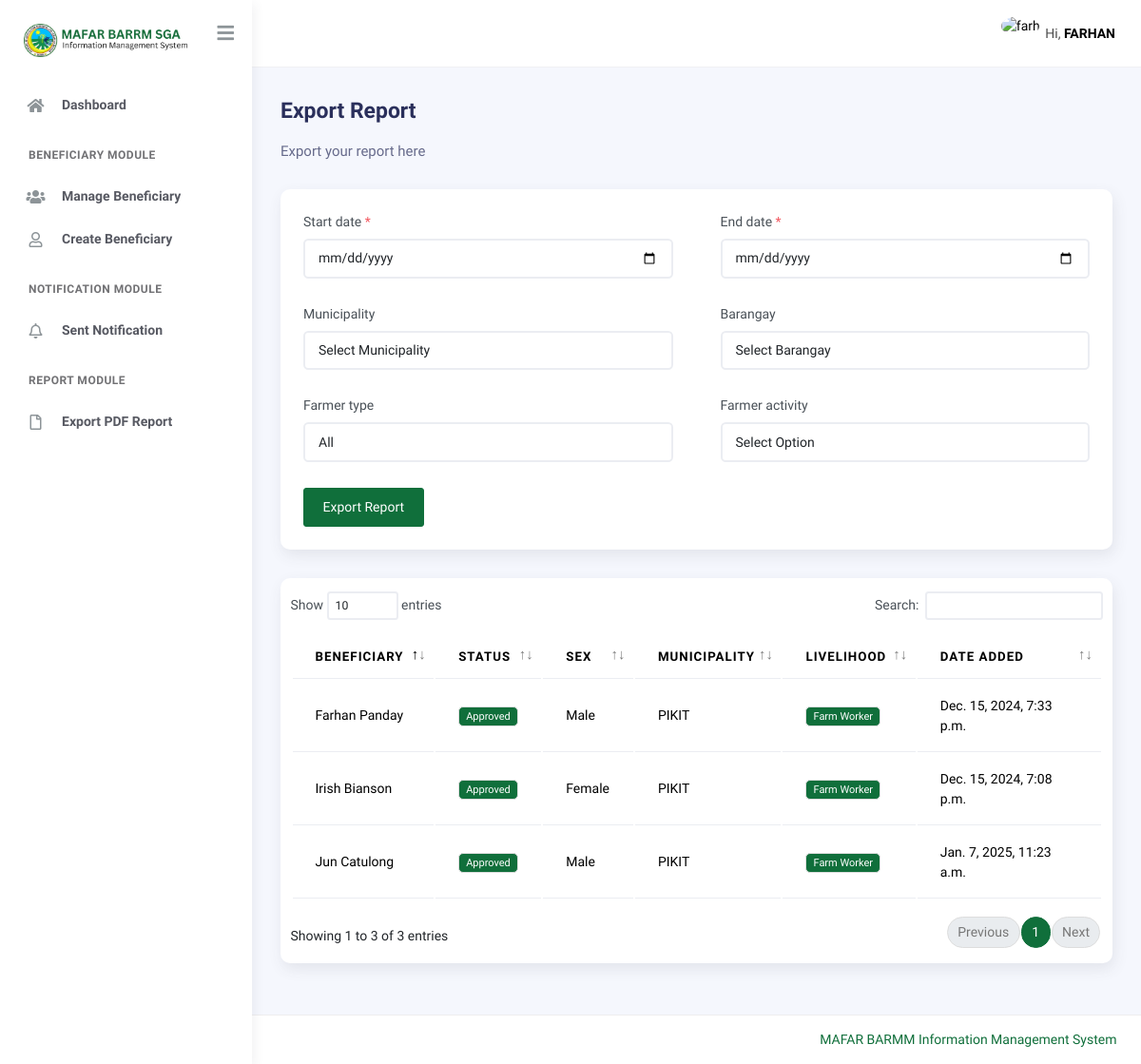
The app's page /mafar/report (signed in), older data.
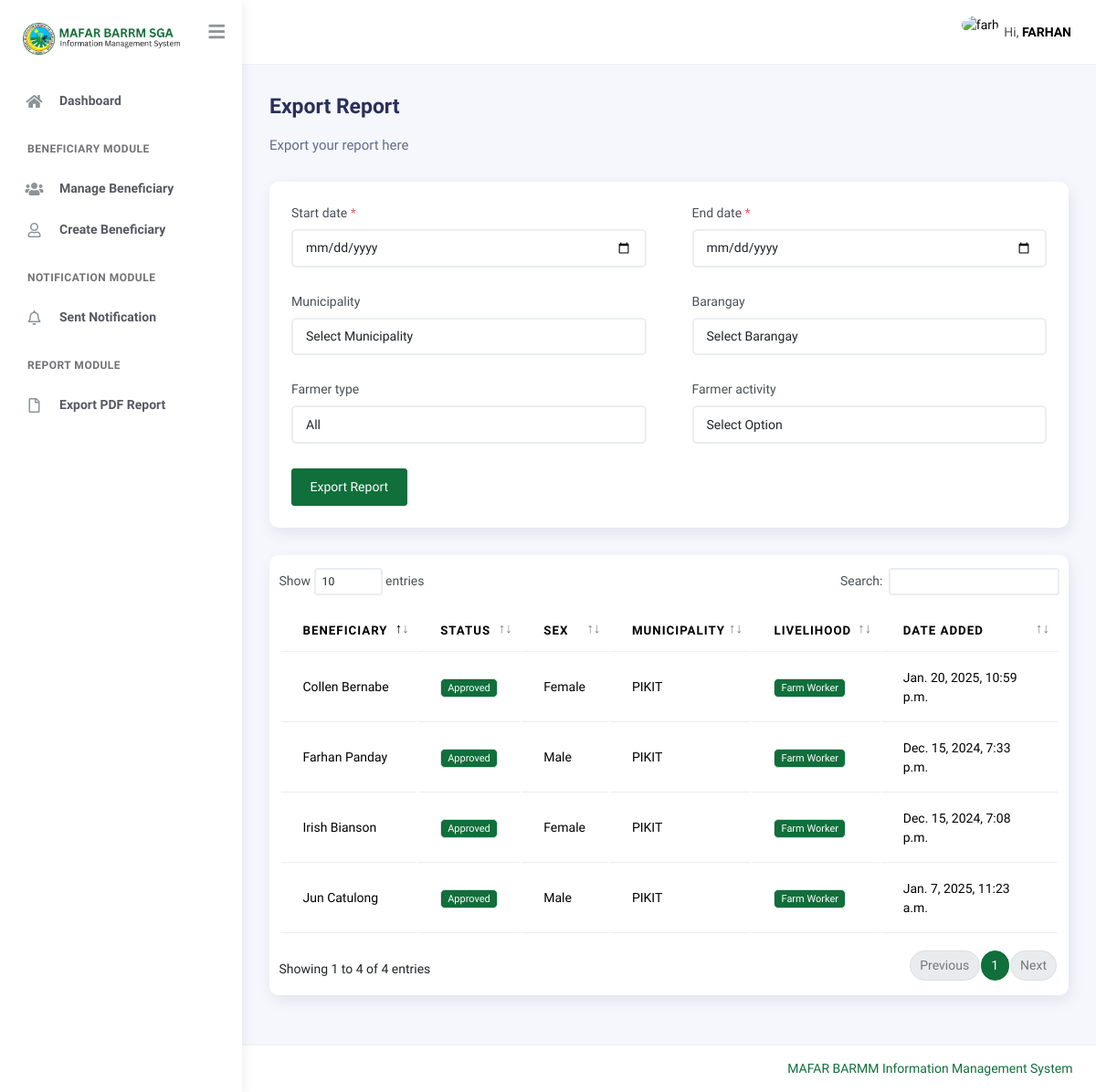
The same page, newer data.
### main/models.py (models this page shows, shortened)
class Municpality(models.Model):
    municipality = models.CharField(max_length=255)
    date_added = models.DateTimeField(auto_now_add=True)
    class Meta:
        verbose_name_plural = "Municipality"
        verbose_name = "Municipality"
    def __str__(self) -> str:
        return self.municipality

class Barangay(models.Model):
    municipality = models.ForeignKey('Municpality', on_delete=models.CASCADE, blank=True, null=True)
    barangay = models.CharField(max_length=255)
    date_added = models.DateTimeField(auto_now_add=True)
    class Meta:
        verbose_name_plural = "Barangay"
        verbose_name = "Barangay"
    def __str__(self) -> str:
        return self.barangay

class FarmProfile(models.Model):
    MAIN_LIVELIHOOD = (
        ("Farmer", "Farmer"),
        ("Farm Worker", "Farm Worker"),
        ("Agri Youth", "Agri Youth"),
    )
    FARMER = (
        ("Rice", "Rice"),
        ("Corn", "Corn"),
        ("Other Crops", "Other Crops"),
        ("Livestock", "Livestock"),
        ("Poultry", "Poultry"),
    )
    FARM_WORKER = (
        ("Land Preparation", "Land Preparation"),
        ("Planting", "Planting"),
        ("Cultivation", "Cultivation"),
        ("Harvesting", "Harvesting"),
        ("Others", "Others"),
    )
    AGRIYOUTH_WORKER = (
        ("1", "Part of a farming household"),
        ("2", "Attending/attended formal agri-fishery related course"),
        ("3", "Attending/attended non-formal agri-fishery related course"),
        ("4", "Participated in any agricultural activity/program."),
        ("5", "Others"),
    )
    related_to = models.ForeignKey(PersonalInformation, on_delete=models.CASCADE)
    main_livelihood = models.CharField(max_length=255, choices=MAIN_LIVELIHOOD)
    activity_farmer = models.CharField(
        max_length=50, choices=FARMER, null=True, blank=True
    )
    specific_farming_activity = models.CharField(max_length=50, null=True, blank=True)
    activity_farmworker = models.CharField(
        max_length=50, choices=FARM_WORKER, null=True, blank=True
    )
    specific_farmworker_activity = models.CharField(
        max_length=50, null=True, blank=True
    )
    activity_agriyouth = models.CharField(
        max_length=50, choices=AGRIYOUTH_WORKER, null=True, blank=True
    )
    specific_agriyouth_activity = models.CharField(max_length=50, null=True, blank=True)
    status = models.CharField(
        max_length=100,
        default="Pending",
        null=True,
        blank=True,
        choices=(
            ("Pending", "Pending"),
            ("Approved", "Approved"),
            ("Disapproved", "Disapproved"),
        ),
    )
    reason = models.TextField(max_length=255, blank=True, null=True, help_text="Reason why disapproved")
    date_added = models.DateTimeField(auto_now_add=True)
    class Meta:
        verbose_name = "Farm Profile"
        verbose_name_plural = "Farm Profiles"

class PersonalInformation(models.Model):
    EXTENSIONS = (
        ("None", "None"),
        ("Sr.", "Sr."),
        ("Jr.", "Jr."),
    )
    GENDER = (("Male", "Male"), ("Female", "Female"))
    HIGHEST_EDUCATION = (
        ("Pre-school", "Pre-school"),
        ("Elementary", "Elementary"),
        ("High School", "High School"),
        ("Junior High School", "Junior High School"),
        ("Senior High School", "Senior High School"),
        ("College", "College"),
        ("Vocational", "Vocational"),
        ("Post-graduate", "Post-graduate"),
        ("None", "None"),
    )
    RELIGION = (
        ("Christianity", "Christianity"),
        ("Islam", "Islam"),
        ("Others", "Others"),
    )
    CIVIL_STATUS = (
        ("Single", "Single"),
        ("Married", "Married"),
        ("Widowed", "Widowed"),
        ("Separated", "Separated"),
    )
    RELATIONSHIP = (
        ("Mother", "Mother"),
        ("Father", "Father"),
    )
    firstname = models.CharField(
        max_length=255, help_text="Beneficiary first name", db_index=True
    )
    middlename = models.CharField(
        max_length=255, help_text="Beneficiary middle name", db_index=True, blank=True, null=True,
    )
    lastname = models.CharField(
        max_length=255, help_text="Beneficiary last name", db_index=True
    )
    extension = models.CharField(
        max_length=255,
        help_text="Extension",
        choices=EXTENSIONS,
        db_index=True,
        null=True,
        blank=True,
    )
    gender = models.CharField(max_length=255, help_text="Gender", choices=GENDER)
    purok = models.CharField(max_length=255, help_text="Purok")
    municipality = models.ForeignKey(
        Municpality, on_delete=models.CASCADE, help_text="Municipality"
    )
    barangay = models.ForeignKey(
        Barangay, on_delete=models.CASCADE, help_text="Barangay"
    )
    street = models.CharField(max_length=255, help_text="Street")
    province = models.CharField(max_length=255, help_text="Province")
    region = models.CharField(max_length=255, help_text="Region")
    mobile_number = models.CharField(max_length=11, help_text="Mobile Number",unique=True)
    landline_number = models.CharField(
        max_length=255, help_text="Landline Number", blank=True, null=True
    )
    dob = models.CharField(max_length=255, help_text="Date of Birth")
    pob = models.CharField(max_length=255, help_text="Place of Birth")
    provice_place_of_birth = models.CharField(
        max_length=255, help_text="Provice Place Of Birth"
    )
    country = models.CharField(max_length=255)
    education = models.CharField(
        max_length=255, help_text="Highest Formal Education", choices=HIGHEST_EDUCATION
    )
    is_pwd = models.BooleanField(default=False, help_text="Person with disability")
    is_fourps = models.BooleanField(default=False, help_text="4P's Beneficiary")
    is_member_in_ip = models.BooleanField(
        default=False, help_text="Member of an Indigenous Group"
    )
    is_household_head = models.BooleanField(default=False, help_text="Household head")
    is_with_government_id = models.BooleanField(
        default=False, help_text="Government ID"
    )
    is_member_in_any_cooperative = models.BooleanField(
        default=False, help_text="Member in any cooperative"
    )
    member_in_ip_specific = models.CharField(
        max_length=255, help_text="Specific Indigenous Group", null=True, blank=True
    )
    religion = models.CharField(
        max_length=255, choices=RELIGION, help_text="Region you belong"
    )
    civil_status = models.CharField(
        max_length=255, choices=CIVIL_STATUS, help_text="Civil status"
    )
    name_of_spouse_if_married = models.CharField(
        max_length=255, null=True, blank=True, help_text="Name of spouse if married"
    )
    mother_maiden_name = models.CharField(
        max_length=255, help_text="Mother maiden name"
    )
    name_of_household_head = models.CharField(
        max_length=255, help_text="Name of Household", blank=True, null=True
    )
    relationship = models.CharField(
        max_length=255,
        choices=RELATIONSHIP,
        null=True,
        blank=True,
        help_text="Relationship",
    )
    number_of_living_household = models.IntegerField(
        default=0, null=True, blank=True, help_text="No. of living in your household"
    )
    number_of_male = models.IntegerField(
        default=0, null=True, blank=True, help_text="No. of male in your household"
    )
    number_of_female = models.IntegerField(
        default=0, null=True, blank=True, help_text="No. of female in your household"
    )
    type_of_id = models.CharField(
        max_length=255, null=True, blank=True, help_text="What type of ID you have?"
    )
    id_number = models.CharField(
        max_length=255, null=True, blank=True, help_text="Enter your ID number"
    )
    specify_cooperative = models.CharField(
        max_length=255,
        null=True,
        blank=True,
        help_text="Specify what cooperative you are member with",
    )
    person_to_notify = models.CharField(max_length=255)
    contact_number = models.CharField(max_length=255)
    date_added = models.DateTimeField(auto_now_add=True)
    def get_full_name(self):
        return f"{self.firstname} {self.lastname}"
    class Meta:
        verbose_name = "Personal Information"
        verbose_name_plural = "Personal Informations"

### main/views.py (the view, shortened to what this page needs)
class ReportView(MustBeLoggedIn, View):
    template_name = "report.html"
    context = {}
    def get(self, request):
        self.context["items"] = FarmProfile.objects.all().order_by("-date_added")[:10]
        self.context["export_form"] = ExportReportForm()
        return render(request, self.template_name, self.context)

### main/templates/report.html (shortened to what this page needs)
{% extends './includes/base.html' %}
{% block content %}
<div class="page-inner">
    <div class="d-flex align-items-left align-items-md-center flex-column flex-md-row pt-2 pb-4">
        <div>
            <h3 class="fw-bold mb-3">Export Report</h3>
            <h6 class="op-7 mb-2">Export your report here</h6>
        </div>
    </div>
    <div class="card py-3 px-3">
        <form method="post">
            <div class="row">
                {% for input in export_form %}
                <div class="col-md-6">
                    <div class="form-group mb-2">
                        <label for="{{ input.id_for_label }}" class="form-label">
                            {{ input.label }}
                            {% if input.field.required %}
                            <span class="text-danger">*</span>
                            {% endif %}
                        </label>
                        {{ input }}
                    </div>
                </div>
                {% endfor %}
            </div>
            <div class="form-group">
                <input type="submit" value="Export Report" class="btn btn-primary">
            </div>
        </form>
    </div>
    <div class="card py-3">
        <div class="table-responsive">
            <table class="table" id="datatable">
                <thead>
                    <tr>
                        <th>Beneficiary</th>
                        <th>Status</th>
                        <th>Sex</th>
                        <th>Municipality</th>
                        <th>Livelihood</th>
                        <th>Date Added</th>
                    </tr>
                </thead>
                <tbody>
                    {% for beneficiary in items %}
                    <tr>
                        <td>{{ beneficiary.related_to.get_full_name }}</td>
                        <td>
                            {% if beneficiary.status == 'Approved' %}
                            <span class="badge bg-primary">{{ beneficiary.status }}</span>
                            {% elif beneficiary.status == 'Disapproved' %}
                            <span class="badge btn-danger">{{ beneficiary.status }}</span>
                            {% else %}
                            <span class="badge btn-warning">{{ beneficiary.status }}</span>
                            {% endif %}
                        </td>
                        <td>{{ beneficiary.related_to.gender }}</td>
                        <td>{{ beneficiary.related_to.municipality }}</td>
                        <td>
                            <span class="badge bg-primary">{{ beneficiary.main_livelihood }}</span>
                        </td>
                        <td>{{ beneficiary.related_to.date_added }}</td>
                    </tr>
                    {% endfor %}
                </tbody>
            </table>
        </div>
    </div>
</div>
{% endblock %}

Row changes from the older to the newer data that the page shows:
added FarmProfile: related_to.get_full_name "Collen Bernabe", status "Approved", related_to.gender "Female", related_to.municipality "PIKIT", main_livelihood "Farm Worker", related_to.date_added "Jan. 20, 2025, 10:59 p.m."
Text that changed along with them:
text written by a page script: "Show entries Search: Showing 1 to 3 of 3 entries Previous 1 Next" → "Show entries Search: Showing 1 to 4 of 4 entries Previous 1 Next"
